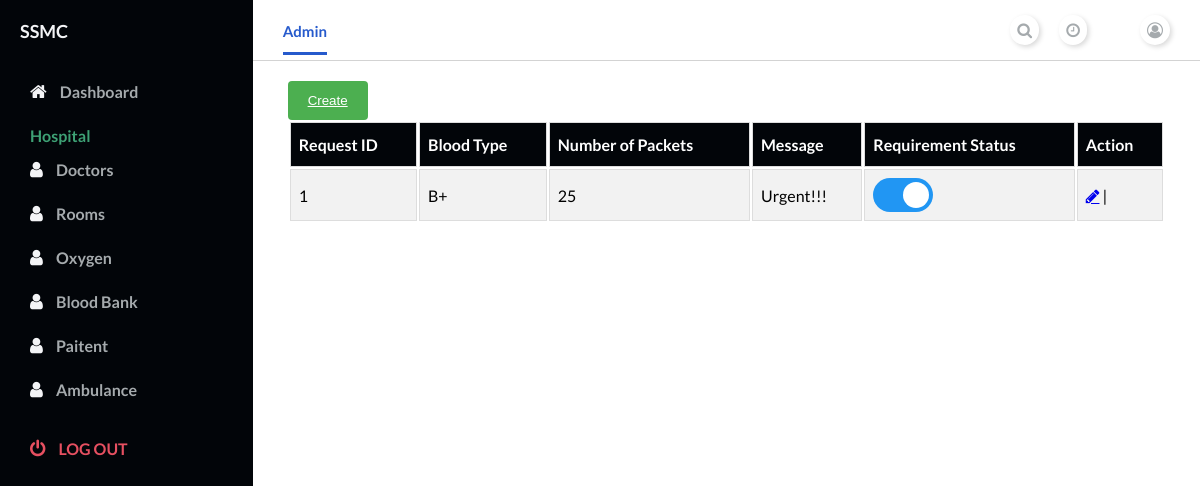
Before: /hospital/dashboard/bloodlist (signed in) with the older database file.
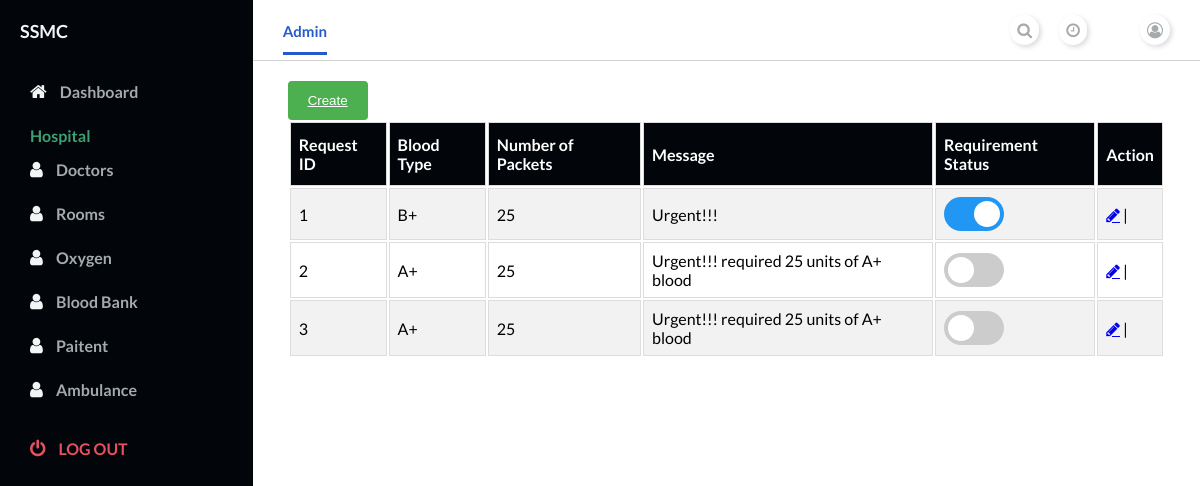
After: the same page with the newer database file.
### hospital/models.py (models this page shows, shortened)
class BloodOrderModel(models.Model):
    STATUS_CHOICES = (
    ("A+", "A+"),
    ("A-", "A-"),
    ("B+", "B+"),
    ("B+", "B-"),
    ("AB+","AB+"),
    ("AB-","AB-"),
    ("O+","O+"),
    ("O-","O-")
)
    bloodhospital = models.ForeignKey(User, on_delete=models.CASCADE,
                               related_name='bloodhospital')
    bloodtype=models.CharField(blank=True,null=True,choices=STATUS_CHOICES,max_length=10)
    required=models.IntegerField(null=True,blank=True)
    message=models.TextField(blank=True,null=True,default="")
    status=models.BooleanField(default=False)

### accounts/models.py (models this page shows, shortened)
class User(AbstractUser):
    username = None
    role = models.CharField(max_length=12, error_messages={
        'required': "Role must be provided"
    })
    gender = models.CharField(max_length=10, blank=True, null=True, default="")
    email = models.EmailField(unique=True, blank=False,
                              error_messages={
                                  'unique': "A user with that email already exists.",
                              })
    address=models.TextField(blank=True,null=True,default="")
    phone_number = PhoneField(blank=True, help_text='Contact phone number')
    pincode=models.CharField( max_length=6, default="")
    USERNAME_FIELD = "email"
    REQUIRED_FIELDS = []
    objects = UserManager()

### hospital/views.py (the view)
# urls.py: path('bloodlist', BloodListView, name='blood-list'),
@login_required
def BloodListView(request):
    bloods=BloodOrderModel.objects.filter(bloodhospital=request.user).order_by('-status')
    return render(request,"hospital/bloodlist.html",{"bloods":bloods})

### templates/hospital/bloodlist.html (shortened to what this page needs)
{% extends 'hospital/home.html' %}
{% load static %}
{% block content %}
<main>
    <div class="main__container">
        <button class="create" href=""> <a href="{% url 'hospital:blood-create' %}">Create</a> </button>
<table id="doctor">
    <tr>
      <th>Request ID</th>
      <th>Blood Type</th>
      <th>Number of Packets</th>
      <th>Message</th>
      <th>Requirement Status</th>
      <th colspan="2">Action</th>
    </tr>
    {% for b in bloods %}
    <tr>
      <td>{{b.id}}</td>
      <td>{{b.bloodtype}}</td>
      <td>{{b.required}}</td>
      <td>{{b.message}}</td>
      <td>
        <label class="switch">
        <span class="slider round"></span>
          </label>
    </td>
    <td>
        <a class="fa fa-pencil"  href="{% url 'hospital:blood-edit' pk=b.id %}" ></a> |
    </td>
    </tr>
        {% endfor %}
      </table>
    </div>
  </main>
{% endblock %}

### templates/hospital/home.html (shortened to what this page needs)
{% load static %}
<!DOCTYPE html>
<html lang="en">
<head>
    <link
      rel="stylesheet"
      href="https://stackpath.bootstrapcdn.com/font-awesome/4.7.0/css/font-awesome.min.css"
    />
    <link rel="stylesheet" href="{% static 'dashboard/style.css' %}" />
</head>
<body id="body">
    <div class="container">
    <nav class="navbar">
      <div class="navbar__left">
        <a class="active_link" href="#">Admin</a>
      </div>
      <div class="navbar__right">
        <a href="#">
          <i class="fa fa-search" aria-hidden="true"></i>
        </a>
        <a href="#">
          <i class="fa fa-clock-o" aria-hidden="true"></i>
        </a>
        <a href="#">
          <i class="fa fa-user-circle-o" aria-hidden="true"></i>
        </a>
      </div>
    </nav>
    {% block content %} {% endblock %}
      <div id="sidebar">
        <div class="sidebar__title">
          <div class="sidebar__img">
            <h1> {{ request.user.first_name }}</h1>
          </div>
        </div>
        <div class="sidebar__menu">
          <div class="sidebar__link ">
            <i class="fa fa-home"></i>
            <a href="{% url 'hospital:hospital-dashboard' %}">Dashboard</a>
          </div>
          <h2>Hospital</h2>
          <div class="sidebar__link">
            <i class="fa fa-user" aria-hidden="true"></i>
            <a href="{% url 'hospital:doctor-list' %}">Doctors</a>
          </div>
          <div class="sidebar__link">
            <i class="fa fa-user" aria-hidden="true"></i>
            <a href="{% url 'hospital:room-list' %}">Rooms</a>
          </div>
          <div class="sidebar__link">
            <i class="fa fa-user" aria-hidden="true"></i>
            <a href="{% url 'hospital:oxygen-list' %}">Oxygen</a>
          </div>
          <div class="sidebar__link">
            <i class="fa fa-user" aria-hidden="true"></i>
            <a href="{% url 'hospital:blood-list' %}">Blood Bank</a>
          </div>
          <div class="sidebar__link">
            <i class="fa fa-user" aria-hidden="true"></i>
            <a href="{% url 'hospital:paitent-list' %}">Paitent</a>
          </div>
          <div class="sidebar__link">
            <i class="fa fa-user" aria-hidden="true"></i>
            <a href="{% url 'hospital:ambulance-list' %}">Ambulance</a>
          </div>
           <div class="sidebar__logout">
            <i class="fa fa-power-off"></i>
            <a href="{% url 'accounts:logout' %}">Log out</a>
          </div>
        </div>
      </div>
    </div>
</body>
</html>

### assets/dashboard/style.css (style rules this page uses)
* { margin: 0; padding: 0; }
body { box-sizing: border-box; font-family: "Lato", sans-serif; }
.container { display: grid; height: 100vh; grid-template-columns: 0.8fr 1fr 1fr 1fr; grid-template-rows: 0.2fr 3fr; grid-template-areas: "sidebar nav nav nav" "sidebar main main main"; }
.navbar { background: #ffffff; grid-area: nav; height: 60px; display: flex; align-items: center; justify-content: space-between; padding: 0 30px 0 30px; border-bottom: 1px solid lightgray; }
.navbar__left > a { margin-right: 30px; text-decoration: none; color: #a5aaad; font-size: 15px; font-weight: 700; }
.navbar__left .active_link { color: #265acc; border-bottom: 3px solid #265acc; padding-bottom: 12px; }
.navbar__right { display: flex; justify-content: center; align-items: center; }
.navbar__right > a { margin-left: 20px; text-decoration: none; }
.navbar__right > a > i { color: #a5aaad; font-size: 16px; border-radius: 50px; background: #ffffff; box-shadow: 2px 2px 5px #d9d9d9, -2px -2px 5px #ffffff; padding: 7px; }
main { background: #ffffff; grid-area: main; overflow-y: auto; }
.main__container { padding: 20px 35px; }
#sidebar { background: #020509; grid-area: sidebar; overflow-y: auto; padding: 20px; -webkit-transition: all 0.5s; transition: all 0.5s; }
.sidebar__title { display: flex; justify-content: space-between; align-items: center; color: #f3f4f6; margin-bottom: 30px; }
.sidebar__img { display: flex; align-items: center; }
.sidebar__title > div > h1 { font-size: 18px; display: inline; }
.sidebar__menu > h2 { color: #3ea175; font-size: 16px; margin-top: 15px; margin-bottom: 5px; padding: 0 10px; font-weight: 700; }
.sidebar__link { color: #f3f4f6; padding: 10px; border-radius: 3px; margin-bottom: 5px; }
.sidebar__link > a { text-decoration: none; color: #a5aaad; font-weight: 700; }
.sidebar__link > i { margin-right: 10px; font-size: 18px; }
.sidebar__logout { margin-top: 20px; padding: 10px; color: #e65061; }
.sidebar__logout > a { text-decoration: none; color: #e65061; font-weight: 700; text-transform: uppercase; }
.sidebar__logout > i { margin-right: 10px; font-size: 18px; }

### templates/hospital/bloodlist.html (style rules this page uses)
#doctor { border-radius: 2px solid grey; overflow-x:auto; width: 100%; }
#doctor td, #doctor th { border: 1px solid #ddd; padding: 8px; }
#doctor tr:nth-child(even) { background-color: #f2f2f2; }
#doctor th { padding-top: 12px; padding-bottom: 12px; text-align: left; background-color: rgb(2, 5, 9);; color: white; }
.switch { position: relative; display: inline-block; width: 60px; height: 34px; }
.slider { position: absolute; cursor: pointer; top: 0; left: 0; right: 0; bottom: 0; background-color: #ccc; -webkit-transition: .4s; transition: .4s; }
.slider:before { position: absolute; content: ""; height: 26px; width: 26px; left: 4px; bottom: 4px; background-color: white; -webkit-transition: .4s; transition: .4s; }
input:checked + .slider { background-color: #2196F3; }
input:checked + .slider:before { -webkit-transform: translateX(26px); -ms-transform: translateX(26px); transform: translateX(26px); }
.slider.round { border-radius: 34px; }
.slider.round:before { border-radius: 50%; }
.create { background-color: #4CAF50; color: white; padding: 12px 20px; border: none; border-radius: 4px; cursor: pointer; float: left; }
.create >a { color: white; }

Changed rows visible on the page:
added BloodOrderModel: id "2", bloodtype "A+", required "25", message "Urgent!!! required 25 units of A+ blood"
added BloodOrderModel: id "3", bloodtype "A+", required "25", message "Urgent!!! required 25 units of A+ blood"
